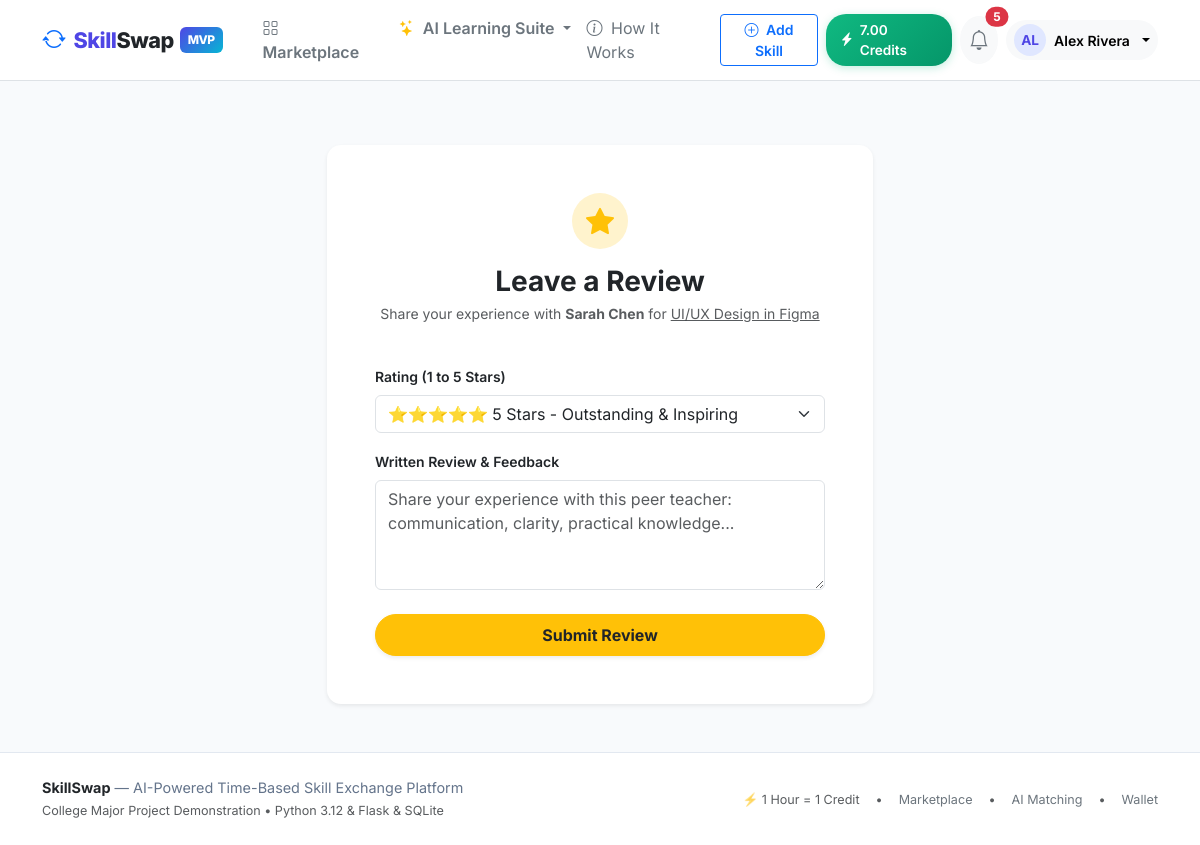
Screenshot of /reviews/new/2 (signed in) with the database file from the repository.
### app/models/wallet.py (models this page shows, shortened)
class Wallet(db.Model):
    __tablename__ = "wallets"
    id = db.Column(db.Integer, primary_key=True)
    user_id = db.Column(db.Integer, db.ForeignKey("users.id"), unique=True, nullable=False, index=True)
    available_balance = db.Column(db.Numeric(8, 2), default=Decimal("0.00"), nullable=False)
    reserved_balance = db.Column(db.Numeric(8, 2), default=Decimal("0.00"), nullable=False)
    updated_at = db.Column(db.DateTime, default=lambda: datetime.now(timezone.utc), onupdate=lambda: datetime.now(timezone.utc), nullable=False)
    user = db.relationship("User", back_populates="wallet")
    transactions = db.relationship(
        "WalletTransaction", back_populates="wallet", cascade="all, delete-orphan", order_by="desc(WalletTransaction.created_at)"
    )

### app/models/user.py (models this page shows, shortened)
class User(UserMixin, db.Model):
    __tablename__ = "users"
    id = db.Column(db.Integer, primary_key=True)
    username = db.Column(db.String(64), unique=True, nullable=False, index=True)
    email = db.Column(db.String(120), unique=True, nullable=False, index=True)
    password_hash = db.Column(db.String(256), nullable=False)
    full_name = db.Column(db.String(100), nullable=False)
    role = db.Column(db.String(20), default="user", nullable=False)  # 'user', 'admin'
    status = db.Column(db.String(20), default="active", nullable=False)  # 'active', 'suspended'
    bio = db.Column(db.Text, default="")
    headline = db.Column(db.String(150), default="")
    location = db.Column(db.String(100), default="")
    timezone = db.Column(db.String(50), default="UTC")
    avatar_path = db.Column(db.String(255), nullable=True)
    created_at = db.Column(db.DateTime, default=lambda: datetime.now(timezone.utc), nullable=False)
    updated_at = db.Column(db.DateTime, default=lambda: datetime.now(timezone.utc), onupdate=lambda: datetime.now(timezone.utc), nullable=False)
    wallet = db.relationship("Wallet", back_populates="user", uselist=False, cascade="all, delete-orphan")
    skills = db.relationship("UserSkill", back_populates="user", cascade="all, delete-orphan", lazy="dynamic")
    availability = db.relationship("AvailabilitySlot", back_populates="user", cascade="all, delete-orphan")
    bookings_as_learner = db.relationship(
        "Booking", foreign_keys="Booking.learner_id", back_populates="learner", lazy="dynamic"
    )
    bookings_as_teacher = db.relationship(
        "Booking", foreign_keys="Booking.teacher_id", back_populates="teacher", lazy="dynamic"
    )
    reviews_given = db.relationship(
        "Review", foreign_keys="Review.reviewer_id", back_populates="reviewer", lazy="dynamic"
    )
    reviews_received = db.relationship(
        "Review", foreign_keys="Review.reviewee_id", back_populates="reviewee", lazy="dynamic"
    )
    notifications = db.relationship("Notification", back_populates="user", cascade="all, delete-orphan", lazy="dynamic")
    roadmaps = db.relationship("LearningRoadmap", back_populates="user", cascade="all, delete-orphan", lazy="dynamic")
    quizzes = db.relationship("GeneratedQuiz", back_populates="user", cascade="all, delete-orphan", lazy="dynamic")
    ai_conversations = db.relationship("AIConversation", back_populates="user", cascade="all, delete-orphan", lazy="dynamic")
    ai_prefs = db.relationship("UserAIPrefs", back_populates="user", uselist=False, cascade="all, delete-orphan")
    @property
    def is_admin(self) -> bool:
        return self.role == "admin"
    @property
    def is_active(self) -> bool:
        return self.status == "active"

### app/models/skills.py (models this page shows, shortened)
class Skill(db.Model):
    __tablename__ = "skills"
    id = db.Column(db.Integer, primary_key=True)
    category_id = db.Column(db.Integer, db.ForeignKey("skill_categories.id"), nullable=False, index=True)
    name = db.Column(db.String(100), nullable=False, index=True)
    category = db.relationship("SkillCategory", back_populates="skills")
    user_skills = db.relationship("UserSkill", back_populates="skill", cascade="all, delete-orphan", lazy="dynamic")
    bookings = db.relationship("Booking", back_populates="skill", lazy="dynamic")
    __table_args__ = (
        db.UniqueConstraint("category_id", "name", name="uq_category_skill_name"),
    )

### app/reviews/routes.py (the view, shortened to what this page needs)
@bp.route("/new/<int:booking_id>", methods=["GET", "POST"])
@login_required
def new(booking_id):
    booking = Booking.query.get_or_404(booking_id)
    if current_user.id not in (booking.learner_id, booking.teacher_id):
        flash("You were not a participant in this session.", "danger")
        return redirect(url_for("bookings.index"))
    if booking.status != "completed":
        flash("Reviews can only be submitted for completed sessions.", "warning")
        return redirect(url_for("bookings.detail", booking_id=booking.id))
    reviewee = booking.teacher if current_user.id == booking.learner_id else booking.learner
    existing = Review.query.filter_by(booking_id=booking.id, reviewer_id=current_user.id).first()
    if existing:
        flash("You have already reviewed this session. Thank you!", "info")
        return redirect(url_for("auth.profile", username=reviewee.username))
    form = ReviewForm()
    return render_template("reviews/new.html", form=form, booking=booking, reviewee=reviewee)

### app/reviews/forms.py
class ReviewForm(FlaskForm):
    rating = SelectField(
        "Rating (1 to 5 Stars)",
        coerce=int,
        choices=[
            (5, "⭐⭐⭐⭐⭐ 5 Stars - Outstanding & Inspiring"),
            (4, "⭐⭐⭐⭐ 4 Stars - Very Helpful & Knowledgeable"),
            (3, "⭐⭐⭐ 3 Stars - Good & As Described"),
            (2, "⭐⭐ 2 Stars - Fair, Needs Improvement"),
            (1, "⭐ 1 Star - Unsatisfactory"),
        ],
        default=5,
        validators=[DataRequired()],
    )
    comment = TextAreaField(
        "Written Review & Feedback",
        validators=[DataRequired(), Length(min=5, max=1000)],
        render_kw={"placeholder": "Share your experience with this peer teacher: communication, clarity, practical knowledge..."},
    )
    submit = SubmitField("Submit Review")

### app/services/notification_service.py (called while the page is built)
def get_unread_count(user_id: int) -> int:
    return Notification.query.filter_by(user_id=user_id, is_read=False).count()

### app/templates/reviews/new.html (shortened to what this page needs)
{% extends "base.html" %}
{% block content %}
<div class="container py-4">
  <div class="row justify-content-center">
    <div class="col-md-7 col-lg-6">
      <div class="card p-4 p-md-5 border-0 shadow-sm">
        <div class="text-center mb-4">
          <div class="avatar-circle mx-auto mb-3 bg-warning-subtle text-warning" style="width: 56px; height: 56px;">
            <i class="bi bi-star-fill fs-3"></i>
          </div>
          <h3 class="fw-bold mb-1">Leave a Review</h3>
          <p class="text-muted small">Share your experience with <strong>{{ reviewee.full_name }}</strong> for <u>{{ booking.skill.name }}</u></p>
        </div>
        <form method="POST" action="{{ url_for('reviews.new', booking_id=booking.id) }}">
          <div class="mb-3">
            {{ form.rating.label(class="form-label fw-semibold small") }}
            {{ form.rating(class="form-select" + (" is-invalid" if form.rating.errors else "")) }}
          </div>
          <div class="mb-4">
            {{ form.comment.label(class="form-label fw-semibold small") }}
            {{ form.comment(class="form-control" + (" is-invalid" if form.comment.errors else ""), rows=4) }}
          </div>
          {{ form.submit(class="btn btn-warning w-100 py-2 fw-bold text-dark rounded-pill shadow-sm") }}
        </form>
      </div>
    </div>
  </div>
</div>
{% endblock %}

### app/templates/base.html (shortened to what this page needs)
<!DOCTYPE html>
<html lang="en">
<head>
  <link href="https://cdn.jsdelivr.net/npm/bootstrap@5.3.3/dist/css/bootstrap.min.css" rel="stylesheet">
  <link rel="stylesheet" href="https://cdn.jsdelivr.net/npm/bootstrap-icons@1.11.3/font/bootstrap-icons.min.css">
  <link rel="stylesheet" href="{{ url_for('static', filename='css/custom.css') }}">
</head>
<body>
  <nav class="navbar navbar-expand-lg navbar-light bg-white border-bottom sticky-top py-2">
    <div class="container">
      <a class="navbar-brand d-flex align-items-center" href="{{ url_for('dashboard.index') }}">
        <i class="bi bi-arrow-repeat text-primary me-2 fs-4"></i>
        <span>Skill<span class="text-dark">Swap</span></span>
        <span class="brand-badge">MVP</span>
      </a>
      <div class="collapse navbar-collapse" id="navbarMain">
        <ul class="navbar-nav me-auto mb-2 mb-lg-0 ms-lg-3">
          <li class="nav-item">
            <a class="nav-link fw-semibold text-secondary" href="{{ url_for('skills.index') }}">
              <i class="bi bi-grid me-1"></i> Marketplace
            </a>
          </li>
          <li class="nav-item dropdown">
            <a class="nav-link dropdown-toggle fw-semibold text-secondary" href="#" role="button" data-bs-toggle="dropdown">
              <i class="bi bi-stars text-warning me-1"></i> AI Learning Suite
            </a>
          </li>
          <li class="nav-item">
            <a class="nav-link text-secondary" href="#" data-bs-toggle="modal" data-bs-target="#howItWorksModal">
              <i class="bi bi-info-circle me-1"></i> How It Works
            </a>
          </li>
        </ul>
        <div class="d-flex align-items-center gap-2">
          {% if current_user.is_authenticated %}
            <a href="{{ url_for('skills.new') }}" class="btn btn-outline-primary btn-sm fw-semibold d-none d-md-inline-block">
              <i class="bi bi-plus-circle me-1"></i> Add Skill
            </a>
            <a href="{{ url_for('wallet.index') }}" class="credit-pill" title="1 Hour Teaching = 1 Credit">
              <i class="bi bi-lightning-charge-fill"></i>
              <span>{{ current_user.wallet.available_balance if current_user.wallet else '0.00' }} Credits</span>
            </a>
            <a href="{{ url_for('notifications.index') }}" class="btn btn-light position-relative p-2 rounded-circle" title="Notifications">
              <i class="bi bi-bell fs-5 text-secondary"></i>
              {% if unread_count > 0 %}
                <span class="position-absolute top-0 start-100 translate-middle badge rounded-pill bg-danger">
                  {{ unread_count }}
                </span>
              {% endif %}
            </a>
            <div class="dropdown">
              <button class="btn btn-light dropdown-toggle d-flex align-items-center gap-2 border-0 rounded-pill px-2 py-1" data-bs-toggle="dropdown">
                <div class="avatar-circle" style="width: 32px; height: 32px; font-size: 0.85rem;">
                  {{ current_user.username[:2].upper() }}
                </div>
                <span class="fw-semibold small d-none d-lg-inline">{{ current_user.full_name }}</span>
              </button>
            </div>
          {% else %}
            <a href="{{ url_for('auth.login') }}" class="btn btn-link text-decoration-none text-secondary fw-semibold">Sign In</a>
            <a href="{{ url_for('auth.register') }}" class="btn btn-primary fw-semibold shadow-sm">
              Get Started <span class="badge bg-warning text-dark ms-1">+2.0 Cr</span>
            </a>
          {% endif %}
        </div>
      </div>
    </div>
  </nav>
  <main class="py-4">
    {% block content %}{% endblock %}
  </main>
  <footer class="mt-auto">
    <div class="container">
      <div class="row gy-3 align-items-center">
        <div class="col-md-6 text-center text-md-start">
          <span class="fw-bold text-dark">SkillSwap</span> — AI-Powered Time-Based Skill Exchange Platform
          <div class="text-muted small mt-1">College Major Project Demonstration • Python 3.12 & Flask & SQLite</div>
        </div>
        <div class="col-md-6 text-center text-md-end">
          <div class="d-inline-flex gap-3 text-muted small">
            <span>⚡ 1 Hour = 1 Credit</span>
            <span>•</span>
            <a href="{{ url_for('skills.index') }}" class="text-decoration-none text-secondary">Marketplace</a>
            <span>•</span>
            <a href="{{ url_for('ai.matching') }}" class="text-decoration-none text-secondary">AI Matching</a>
            <span>•</span>
            <a href="{{ url_for('wallet.index') }}" class="text-decoration-none text-secondary">Wallet</a>
          </div>
        </div>
      </div>
    </div>
  </footer>
</body>
</html>

### app/static/css/custom.css (style rules this page uses)
:root { --primary: #4f46e5; --primary-hover: #4338ca; --primary-light: #e0e7ff; --accent: #10b981; --accent-hover: #059669; --accent-light: #d1fae5; --dark: #0f172a; --dark-surface: #1e293b; --gray-border: #e2e8f0; --gray-bg: #f8fafc; --font-family: 'Inter', system-ui, -apple-system, sans-serif; }
body { font-family: var(--font-family); background-color: var(--gray-bg); color: #334155; min-height: 100vh; display: flex; flex-direction: column; }
main { flex: 1; }
.navbar-brand { font-weight: 800; font-size: 1.35rem; letter-spacing: -0.5px; color: var(--primary) !important; }
.navbar-brand .brand-badge { background: linear-gradient(135deg, #4f46e5 0%, #06b6d4 100%); color: white; padding: 4px 8px; border-radius: 6px; font-size: 0.75rem; vertical-align: middle; margin-left: 6px; }
.credit-pill { background: linear-gradient(135deg, #10b981 0%, #059669 100%); color: white !important; font-weight: 600; border-radius: 20px; padding: 6px 14px; display: inline-flex; align-items: center; gap: 6px; font-size: 0.85rem; text-decoration: none; box-shadow: 0 2px 8px rgba(16, 185, 129, 0.25); transition: transform 0.15s ease; }
.card { border: 1px solid var(--gray-border); border-radius: 14px; box-shadow: 0 4px 15px -2px rgba(15, 23, 42, 0.04); transition: transform 0.2s ease, box-shadow 0.2s ease; background: white; }
.avatar-circle { width: 44px; height: 44px; border-radius: 50%; background: var(--primary-light); color: var(--primary); font-weight: 700; display: inline-flex; align-items: center; justify-content: center; font-size: 1.1rem; }
footer { background: white; border-top: 1px solid var(--gray-border); padding: 24px 0; font-size: 0.9rem; color: #64748b; }

### rows the page displays
Wallet: wallet "7.00"
User: username "AL", full_name "Alex Rivera"
User: full_name "Sarah Chen"
Skill: skill.name "UI/UX Design in Figma"

### other values shown
{{ unread_count }} "5"
